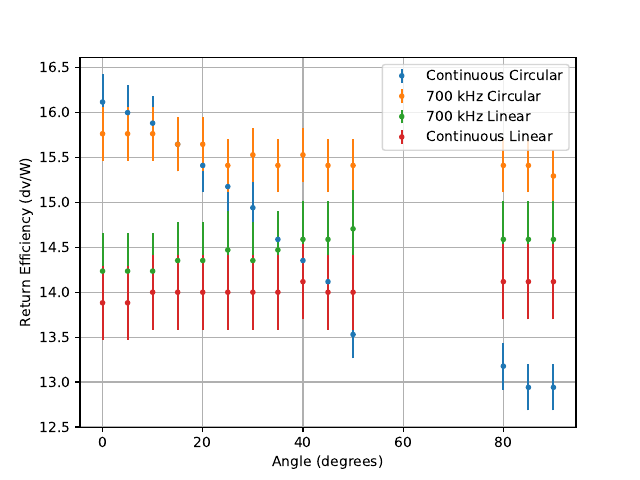

Recreate this plot in Python.
import sympy as sym
import numpy as np
import scipy as sci
import matplotlib.pyplot as plt
import math as math
import csv as csv
import pandas as pd



##################################################
# circular light
##################################################

#rep 700 kHz, current = .12, with compensation coils
dvr = [26.8,26.8,26.8,26.6,26.6,26.2,26.4,26.2,26.4,26.2,26.2,26.2,26.2,26.0]
dvr = np.array(dvr)
powerr = 1.7

effr = dvr/powerr
reperr = [abs(effr[i]) * np.sqrt((.2/dvr[i])**2 + (.03/powerr)**2) for i in range(0,len(effr))]

# continuous light
dvc = [27.4,27.2,27.0,26.6,26.2,25.8,25.4,24.8,24.4,24.0,23.0,22.4,22.0,22.0]
dvc = np.array(dvc)
powerc = 1.7

effc = dvc / powerc
conerr = [abs(effc[i]) * np.sqrt((.2/dvc[i])**2 + (.03/powerc)**2) for i in range(0,len(effc))]

angler = [0,5,10,15,20,25,30,35,40,45,50,80,85,90]
anglec = [0,5,10,15,20,25,30,35,40,45,50,80,85,90]

plt.figure()
plt.errorbar(anglec, effc, yerr = conerr,label= 'Continuous Circular', fmt = '.')
plt.errorbar(angler, effr,yerr = reperr, label = '700 kHz Circular', fmt = '.')

##################################################
# linear light
##################################################

angles = [0,5,10,15,20,25,30,35,40,45,50,80,85,90]

# Rep 700 kHz
dvr = [24.2,24.2,24.2,24.4,24.4,24.6,24.4,24.6,24.8,24.8,25.0,24.8,24.8,24.8]
powerr = 1.7
dvr = np.array(dvr)
effr = dvr/powerr
effrerror = [abs(effr[i]) * np.sqrt((.1/dvr[i])**2 + (.05/powerr)**2) for i in range(0,len(effr))]


# Continuous Light
dvc = [23.6,23.6,23.8,23.8,23.8,23.8,23.8,23.8,24.0,23.8,23.8,24.0,24.0,24.0]
powerc = 1.7
dvc = np.array(dvc)
effc = dvc/powerc
effcerror = [abs(effc[i]) * np.sqrt((.1/dvc[i])**2 + (.05/powerc)**2) for i in range(0,len(effc))]

plt.errorbar(angles,effr,yerr = effrerror,label = '700 kHz Linear', fmt = '.')
plt.errorbar(angles,effc,yerr = effcerror,label = 'Continuous Linear', fmt = '.')


plt.xlabel('Angle (degrees)')
plt.ylabel('Return Efficiency (dv/W)')
plt.grid(True)
plt.legend()
plt.savefig('together.pdf')
plt.show()



##################################################
# Scale everything to first dv/W of rep circular
##################################################
##################################################
# circular
##################################################

#scale factor = 26.8/1.7
scf = 26.8/1.7

#osc averaging 4 frames
#rep 700, current = .12, with compensation coils
dvr = [26.8,26.8,26.8,26.6,26.6,26.2,26.4,26.2,26.4,26.2,26.2,26.2,26.2,26.0]
dvr = np.array(dvr)
powerr = 1.7

effr = dvr/powerr
effrscaled = effr/effr[0]
reperr = [abs(effr[i]) * np.sqrt((.2/dvr[i])**2 + (.03/powerr)**2) for i in range(0,len(effr))]
reperrscaled = [abs(effrscaled[i]) * np.sqrt((reperr[i]/effr[i])**2 + (reperr[0]/effr[0])**2) for i in range(0,len(effr))]

# cont
# continuous light
dvc = [27.4,27.2,27.0,26.6,26.2,25.8,25.4,24.8,24.4,24.0,23.0,22.4,22.0,22.0]
dvc = np.array(dvc)
powerc = 1.7

effc = dvc / powerc
effcscaled = effc/effc[0]
conerr = [abs(effc[i]) * np.sqrt((.2/dvc[i])**2 + (.03/powerc)**2) for i in range(0,len(effc))]
conerrscaled = [abs(effcscaled[i]) * np.sqrt((conerr[i]/effc[i])**2 + (conerr[0]/effc[0])**2) for i in range(0,len(effc))]

angler = [0,5,10,15,20,25,30,35,40,45,50,80,85,90]
anglec = [0,5,10,15,20,25,30,35,40,45,50,80,85,90]

plt.figure()
plt.errorbar(anglec, effcscaled, yerr = conerrscaled,label= 'Continuous Circular', fmt = '.')
plt.errorbar(angler, effrscaled,yerr = reperrscaled, label = '700 kHz Circular', fmt = '.')

##################################################
# linear
##################################################

angles = [0,5,10,15,20,25,30,35,40,45,50,80,85,90]

dvr = [24.2,24.2,24.2,24.4,24.4,24.6,24.4,24.6,24.8,24.8,25.0,24.8,24.8,24.8]
powerr = 1.7
dvr = np.array(dvr)
effr = dvr/powerr
effrscaled = effr/effr[0]
effrerror = [abs(effr[i]) * np.sqrt((.1/dvr[i])**2 + (.05/powerr)**2) for i in range(0,len(effr))]
reperrscaled = [abs(effrscaled[i]) * np.sqrt((effrerror[i]/effr[i])**2 + (effrerror[0]/effr[0])**2) for i in range(0,len(effr))]


# Continuous Light
dvc = [23.6,23.6,23.8,23.8,23.8,23.8,23.8,23.8,24.0,23.8,23.8,24.0,24.0,24.0]
powerc = 1.7
dvc = np.array(dvc)
effc = dvc/powerc
effcscaled = effc/effc[0]
effcerror = [abs(effc[i]) * np.sqrt((.1/dvc[i])**2 + (.05/powerc)**2) for i in range(0,len(effc))]
conerrscaled = [abs(effcscaled[i]) * np.sqrt((effcerror[i]/effc[i])**2 + (effcerror[0]/effc[0])**2) for i in range(0,len(effc))]

plt.errorbar(angles,effrscaled,yerr = reperrscaled,label = '700 kHz Linear', fmt = '.')
plt.errorbar(angles,effcscaled,yerr = conerrscaled,label = 'Continuous Linear', fmt = '.')


plt.xlabel('Angle (degrees)', fontsize = 16)
plt.ylabel('Fluorescence as Percent of Maximum', fontsize = 16)
plt.grid(True)
plt.ylim(.65,1.1)
plt.title('Low Intensity', fontsize = 18)
plt.legend()
plt.gca().set_yticklabels(['{:.0f}%'.format(x*100) for x in plt.gca().get_yticks()])
plt.savefig('togetherscaled.pdf')
plt.show()

